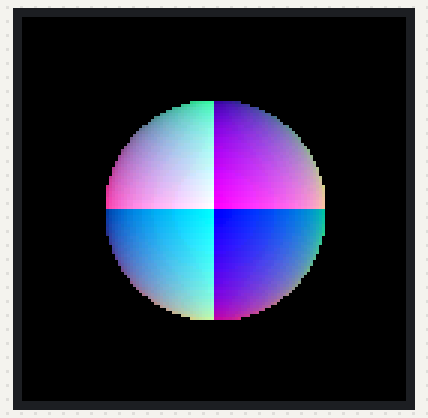
Bench run of a sketch on a simulated Arduino Uno, built with avr-gcc and run on an emulated ATmega328P. On the bench: 128×128 colour display.

Above: at 4.1 s.

The sketch:

main.ino
```cpp
#include <SPI.h>
#include <Adafruit_GFX.h>
#include <Adafruit_SSD1351.h>
#include <math.h>

#define SCREEN_WIDTH    128
#define SCREEN_HEIGHT   128

#define SCLOCK_PIN      13
#define MOST_PIN        11
#define RESET_PIN       3
#define DC_PIN          7
#define CS_PIN          10

#define HEX_COLOR_BLACK              0x0000
#define HEX_COLOR_WHITE              0xFFFF
#define HEX_COLOR_RED                0xF800
#define HEX_COLOR_GREEN              0x7E00
#define HEX_COLOR_BLUE               0x001F
#define HEX_COLOR_CYAN               0x07FF
#define HEX_COLOR_MAGENTA            0xF81F
#define HEX_COLOR_YELLOW             0xFFE0
#define HEX_COLOR_GREY               0x8410

Adafruit_SSD1351 displ = Adafruit_SSD1351(SCREEN_WIDTH, SCREEN_HEIGHT, &SPI, CS_PIN, DC_PIN, RESET_PIN);

float angle = 0.f;

uint16_t rgbToHex(int r, int g, int b) {

    byte R = (byte)r;
    byte G = (byte)g;
    byte B = (byte)b;

    uint16_t hexadecimal = ((R & 0xF8) << 8) | ((G & 0xFC) << 3) | ((B & 0xF8) >> 3);
    return hexadecimal;
}

class point {
public:
    float x;
    float y;

    point(float x, float y) {
        this->x = x;
        this->y = y;
    }
};

class ray {
public:
    float x;
    float y;
    float z;

    ray(float x, float y, float z) {
        this->x = x;
        this->y = y;
        this->z = z;
    }

    ray operator+(ray b) {
        return ray(x + b.x, y + b.y, z + b.z);
    }
    ray operator*(float b) {
        return ray(x * b, y * b, z * b);
    }

    void normalize() {
        float magnitude = sqrt(x * x + y * y + z * z);
        x /= magnitude;
        y /= magnitude;
        z /= magnitude;
    }
};

struct point screenCoordToUV(float x, float y) {

    return point((x/(float)SCREEN_WIDTH) * 2.f - 1.f, (y/(float)SCREEN_HEIGHT) * 2.f - 1.f);
}

float dot(struct ray a, struct ray b) {
    return (a.x * b.x) + (a.y * b.y) + (a.z * b.z);
}

float radius = 1.f;

void setup() {
      // put your setup code here, to run once:
      Serial.begin(9600);
      displ.begin();
      displ.fillScreen(HEX_COLOR_BLACK);
}

void loop() {
      // put your main code here, to run repeatedly:
      angle += 0.01f;

      ray origin = ray(0.f, 0.f, 2.f);

      for (int x = 0; x < SCREEN_WIDTH; x++) { for (int y = 0; y < SCREEN_HEIGHT; y++) {

          point uvPoint = screenCoordToUV(x, y);
          ray rayDirection = ray(uvPoint.x, uvPoint.y, -1.f);

          float a = dot(rayDirection, rayDirection);
          float b = 2.f * dot(origin, rayDirection);
          float c = dot(origin, origin) - pow(radius, 2);

          float delta = pow(b, 2.f) - (4.f * a * c);
          if (delta < 0) {
              displ.drawPixel(y, x, rgbToHex(0, 0, 0));
              continue;
          }

          float t1 = (-b - sqrt(delta))/(2.f * a);
          float t2 = (-b + sqrt(delta))/(2.f * a);

          ray hitClosest = origin + rayDirection * t1;
          hitClosest.normalize();

          float R = hitClosest.x;
          float G = hitClosest.y;
          float B = hitClosest.z;

          displ.drawPixel(y, x, rgbToHex(R * 255, G * 255, B * 255));
      }}

      //int hex = rgbToHex(255, 255, 0);
      //displ.fillScreen(hex);
}
```
